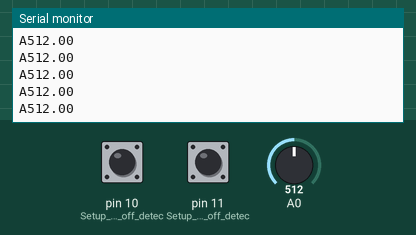
A sketch run on a simulated Arduino Uno, built with avr-gcc and run on an emulated ATmega328P. Shown: the last lines printed to the serial monitor. The inputs (shaded band) are chosen by the test bench; at power-on: pin 10 (Setup_for_leads_off_detec) LOW, A0 = 512, pin 11 (Setup_for_leads_off_detec) LOW.

Above: at 1.2 s.
1.3 s: pin 10 (Setup_for_leads_off_detec) pulled HIGH for 0.15 s
2.9 s: A0 set to 716
At 3.4 s:
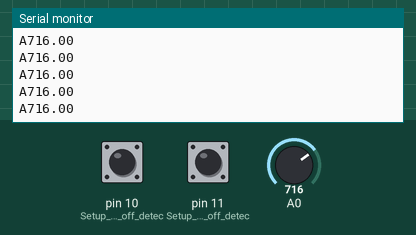
4.4 s: pin 11 (Setup_for_leads_off_detec) pulled HIGH for 0.15 s
6.0 s: pin 10 (Setup_for_leads_off_detec) pulled HIGH for 1 s
At 6.7 s:
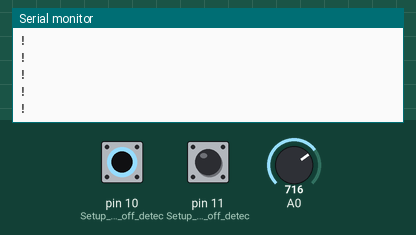
8.5 s: pin 11 (Setup_for_leads_off_detec) pulled HIGH for 1 s
11.0 s: A0 set to 900
At 11.8 s:
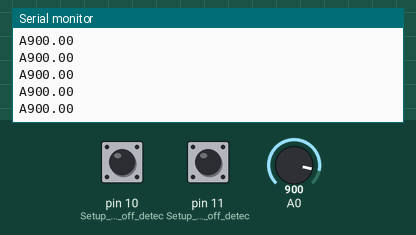
Timing chart, 0 to 13.5 s (numbered marks = the images above; inputs shaded):
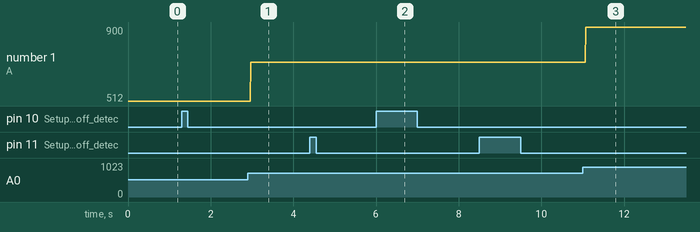

Measured:
- after the input at 2.9 s, the serial monitor: prints a new line after 0.07 s (image 1)
- after the input at 11.0 s, the serial monitor: prints a new line after 0.08 s (image 3)
- plotted number 1: 512 → 716 after the input at 2.9 s, 716 → 900 after the input at 11.0 s

The sketch:

acq.ino
```cpp
String doubleToCSV(double data)
{
 String csvString = "A";
 csvString += String(data);
  csvString += "\n";
 return csvString;
}

void setup(){
  Serial.begin(9600);
  pinMode(10, INPUT); // Setup for leads off detection LO +
  pinMode(11, INPUT); // Setup for leads off detection LO -
}

void loop(){
  if((digitalRead(10) == 1)||(digitalRead(11) == 1)){
    Serial.println('!');
  }
  else{
  // send the value of analog input 0:
    Serial.println(doubleToCSV(analogRead(A0)));
  }
  //Wait for a bit to keep serial data from saturating
  delay(1);
}
```
